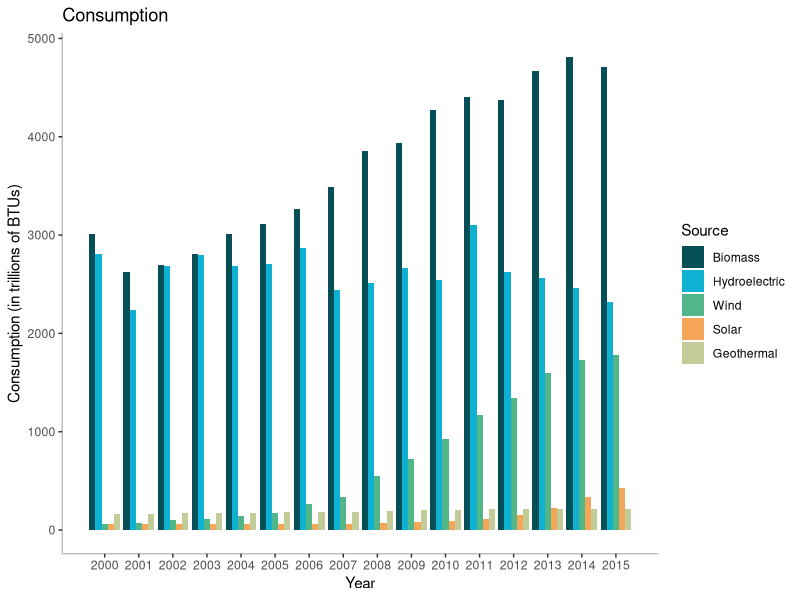
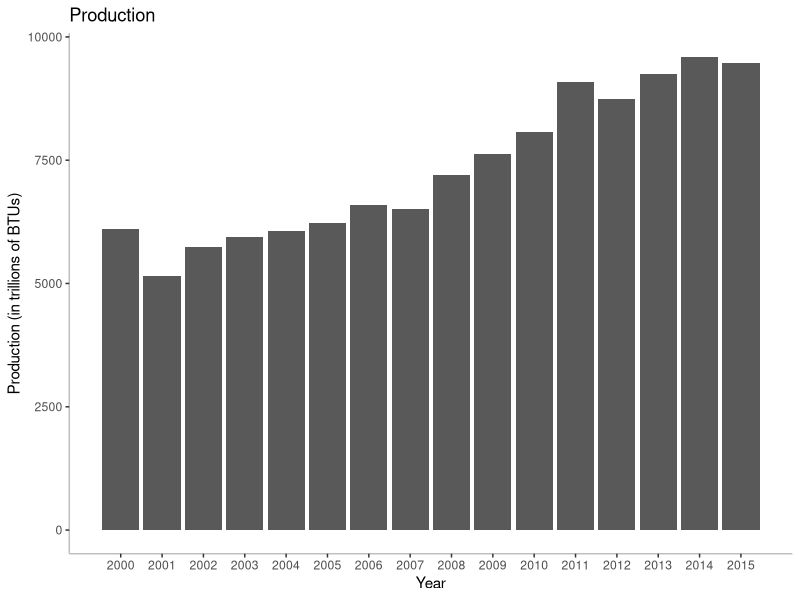

These figures' R source, in order:
library(readr)
library(dplyr)
library(tidyr)
library(ggplot2)

setwd("C:/Users/aet/Desktop/School/R projects/Final project/President-Obama-Evaluation/Data files/Energy, Environment data")

renewables <- read_csv("Renewables by source.csv")

renewables.prod <- gather(renewables, Source, `Production (in trillions of BTUs)`, -(Year:`Total Biomass Energy Production`), -(`Hydroelectric Power Consumption`:`Total Renewable Energy Consumption`))

renewables.consum <- gather(renewables, Source, `Consumption (in trillions of BTUs)`, `Hydroelectric Power Consumption`:`Wind Energy Consumption`, `Total Biomass Energy Consumption`, -(`Biofuels Production`:`Total Renewable Energy Production`), -(`Wood Energy Consumption`:`Biofuels Consumption`), -(`Total Renewable Energy Consumption`))

renewables.consum$Source <- factor(renewables.consum$Source, levels = c("Total Biomass Energy Consumption", "Hydroelectric Power Consumption",
                                                                        "Wind Energy Consumption", "Solar Energy Consumption", "Geothermal Energy Consumption"))

renewables.consum <- renewables.consum[order(renewables.consum$Source), ]

ggplot(renewables.consum, aes(x = Year, y = `Consumption (in trillions of BTUs)`, fill = Source)) +
  geom_bar(stat = "identity", position = "dodge") +
  scale_x_continuous(breaks = 2000:2015) +
  scale_fill_manual(name = "Source",
                    values = c("#074F57", "#0EB1D2", "#52B788", "#F5A658", "#C1CC99"),
                    labels = c("Biomass", "Hydroelectric", "Wind", "Solar", "Geothermal")) +
  ggtitle("Consumption") +
  theme(panel.grid.major = element_blank(), panel.grid.minor = element_blank(),
        panel.background = element_blank(), axis.line = element_line(color = "grey"))
  
ggplot(renewables.prod, aes(x = Year, y = `Production (in trillions of BTUs)`)) +
  geom_bar(stat = "identity") +
  scale_x_continuous(breaks = 2000:2015) +
  ggtitle("Production") +
  theme(panel.grid.major = element_blank(), panel.grid.minor = element_blank(),
        panel.background = element_blank(), axis.line = element_line(color = "grey"))

# SOURCES

# US Energy Information Administration